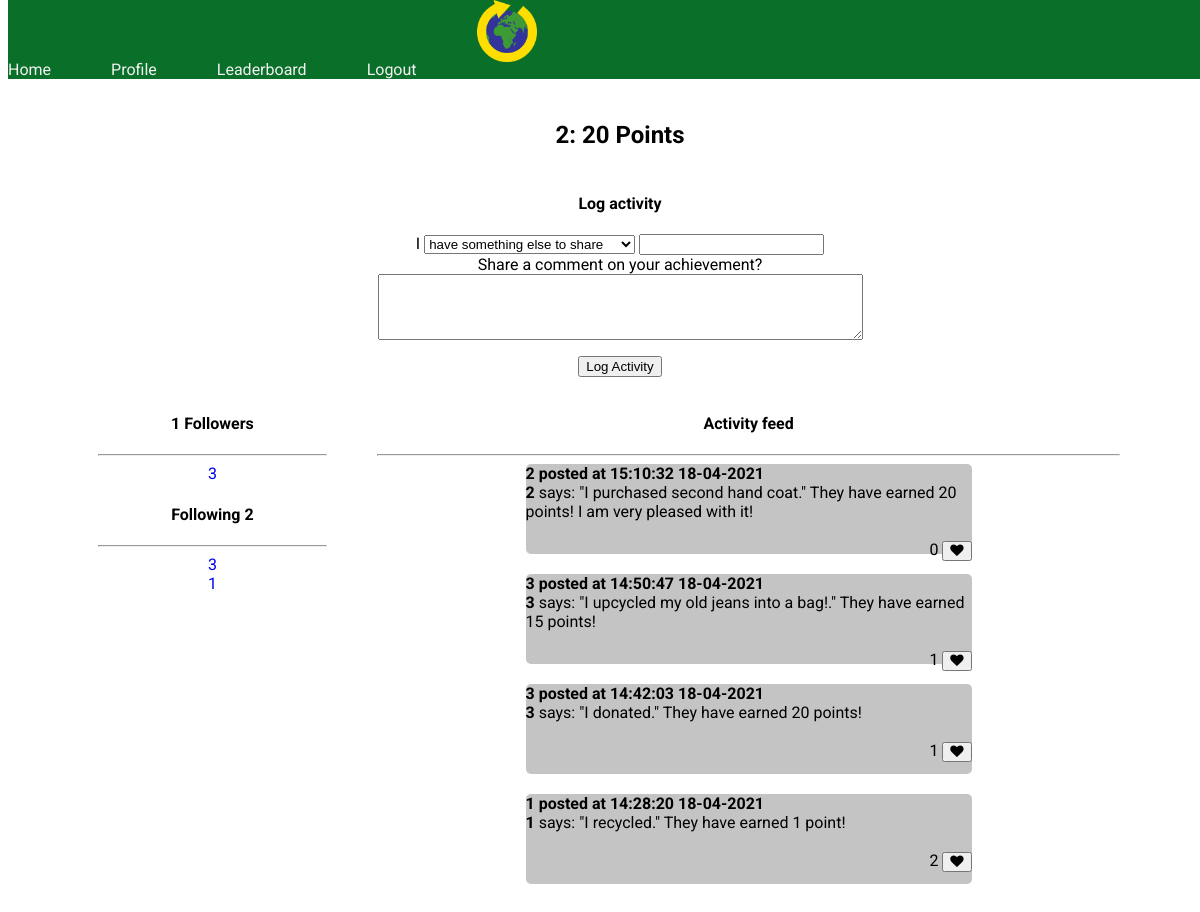
/user/2 (signed in), run on the app's committed database.
### app/models.py (models this page shows, shortened)
class User(UserMixin, db.Model):
    id = db.Column(db.Integer, primary_key=True)
    username = db.Column(db.String(64), index=True, unique=True)
    email = db.Column(db.String(120), index=True, unique=True)
    password_hash = db.Column(db.String(128))
    posts = db.relationship('Post', backref='author', lazy='dynamic')
    points = db.Column(db.Integer, default=0)
    followed = db.relationship(
        'User', secondary=followers,
        primaryjoin=(followers.c.follower_id == id),
        secondaryjoin=(followers.c.followed_id == id),
        backref=db.backref('followers', lazy='dynamic'), lazy='dynamic')
    def followed_posts(self):
        followed = Post.query.join(
            followers, (followers.c.followed_id == Post.user_id)).filter(
                followers.c.follower_id == self.id)
        own = Post.query.filter_by(user_id=self.id)
        return followed.union(own).order_by(Post.timestamp.desc())

class Post(db.Model):
    id = db.Column(db.Integer, primary_key=True)
    body = db.Column(db.String(140))
    action = db.Column(db.String(64))
    item = db.Column(db.String(64))
    timestamp = db.Column(db.String, index=True)
    user_id = db.Column(db.Integer, db.ForeignKey('user.id'))
    points = db.Column(db.Integer,default=0)
    likes = db.Column(db.Integer, default=0)

### app/routes.py (the view, shortened to what this page needs)
@app.route('/user/<username>', methods=['GET','POST'])
@login_required
def user(username):
    user = User.query.filter_by(username=username).first_or_404()
    posts = user.followed_posts()
    form = LogActivity()
    form2 = EmptyForm()
    return render_template("user.html",user=user, posts=posts, form=form, points=user.points)

### app/forms.py
class LogActivity(FlaskForm):
    actions = {'donated':20,'recycled':1,'upcycled':15,'reused':3,'purchased second hand':20, 'completed the weekly challenge':25,'have something else to share':0}
    action = SelectField('Action:',choices=list(actions.keys()), validators=[DataRequired()])
    item = StringField()
    comment = TextAreaField('Share a comment on your achievement?')
    submit = SubmitField('Log Activity')

class EmptyForm(FlaskForm):
    submit = SubmitField('Submit')

### app/models.py (called while the page is built)
@login.user_loader
def load_user(id):
    return User.query.get(int(id))

### app/templates/user.html (shortened to what this page needs)
{% extends "base.html" %}
{% block content %}
    <table class="aboutme">
        <tr valign="top">
            <td>
                <h2>{{ user.username }}: {{ user.points }} Points</h2>
            </td>
        </tr>
    </table>
    {% if user == current_user %}
    <div class="activitylog">
    <h4>Log activity</h4>
    <form action="" method="post" novalidate>
        <p>
            I
            <select name="action">
                {% for action in form.action.choices %}
                <option value= "{{ action }}" SELECTED>{{ action }}</option>"
                {% endfor %}
            </select>
            {{ form.item(cols=32, rows=4) }}
            <br>
            {{ form.comment.label }}
            <br>
            {{ form.comment(cols=58, rows=4) }}<br>
        </p>
        <p>{{ form.submit() }}</p>
    </form>
    </div>
    {% endif %}
<div id="container">
    <div id="followers">
        <div id="followers_all">
            <h4>{{ user.followers.count() }} Followers</h4>
            <hr>
            {% for user in user.followers %}
            <a href="{{ url_for('user',username=user.username) }}" id="follower">
            <div>  {{ user.username }} </div>
            </a>
            {% endfor %}
        </div>
        <div id="following_all">
            <h4>Following {{ user.followed.count() }}</h4>
            <hr>
            {% for user in user.followed %}
            <a href="{{ url_for('user',username=user.username) }}" id="following">
            <div >  {{ user.username }} </div>
            </a>
            {% endfor %}
        </div>
    </div>
    <div id="activityfeed">
        <h4>Activity feed</h4>
        <hr>
        {% for post in posts %}
        <a href="{{ url_for('user',username=post.author.username) }}" id="post_link">
            <div class="activitypost">
            <span id="posted info"><b> {{ post.author.username }} posted at {{ post.timestamp }}</b></span>
            <br>
            <span id="postauthor"><b>{{ post.author.username }}</b></span>
            <span id="postbody">{{ post.body }}</span>
            <br>
            <span id="postlikes"> <form action="{{ url_for('update_like', username=user.username, post_id=post.id) }}" method="POST">{{ post.likes }}
                <button><i class="fa fa-heart"></i></button>
            </form>
            </span>
            <br>
        </div>
        </a>
        {% endfor %}
    </div>
</div>
{% endblock %}

### app/static/base.css (style rules this page uses)
h2 { font-family: Roboto, Open Sans, sans-serif; text-align: center; }
h4 { font-family: Roboto, Open Sans, sans-serif; text-align: center; }
p { font-family: Roboto, Open Sans, sans-serif; }
a { font-family: Roboto, Open Sans, sans-serif; }
body { background-color:white; }
#post_link { text-decoration: none; color: black; }
#postlikes { padding-left: 80%; text-align: right; }
.aboutme { text-align: right; margin-left:auto; margin-right: auto; }
.activitylog { text-align:center; margin-left: auto; margin-right: auto; }
#container { width: 100%; clear: both; margin: auto; }
#followers { font-family: Roboto, Open Sans, sans-serif; text-align: left; margin-left: 50px; margin-right: 25px; width: 20%; height: 800px; float: left; }
#activityfeed { text-align:center; margin-left: 25px; margin-right: 50px; width: 65%; height: 800px; float: left; }
.activitypost { text-align:left; margin-left: auto; margin-right: auto; padding-bottom: 5px; margin-bottom: 20px; width: 60%; height: 85px; border-radius: 5px; background-color: #C4C4C4; font-family: Roboto, Open Sans, sans-serif; }
#follower { text-align: center; text-decoration: none; }
#following { text-align: center; text-decoration: none; }

### data on the page
User: username "2", points "20"
User: username "3"
User: username "1"
Post: author.username "2", timestamp "15:10:32 18-04-2021", body "says: \"I purchased second hand coat.\" They have earned 20 points! I am very pleased with it!", likes "0"
Post: author.username "3", timestamp "14:50:47 18-04-2021", body "says: \"I upcycled my old jeans into a bag!.\" They have earned 15 points!", likes "1"
Post: author.username "3", timestamp "14:42:03 18-04-2021", body "says: \"I donated.\" They have earned 20 points!", likes "1"
Post: author.username "1", timestamp "14:28:20 18-04-2021", body "says: \"I recycled.\" They have earned 1 point!", likes "2"

### other printed values
{{ user.followers.count() }} "1"
{{ user.followed.count() }} "2"
form field action "have something else to share"
